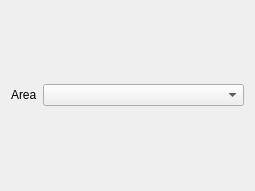
<?xml version="1.0" encoding="UTF-8"?>
<ui version="4.0">
 <class>FFXNemesis</class>
 <widget class="QMainWindow" name="FFXNemesis">
  <property name="geometry">
   <rect>
    <x>0</x>
    <y>0</y>
    <width>255</width>
    <height>191</height>
   </rect>
  </property>
  <property name="windowTitle">
   <string>FFXNemesis</string>
  </property>
  <widget class="QWidget" name="centralWidget">
   <layout class="QVBoxLayout" name="verticalLayout">
    <item>
     <layout class="QHBoxLayout" name="horizontalLayout">
      <item>
       <widget class="QLabel" name="areaLabel">
        <property name="text">
         <string>Area</string>
        </property>
       </widget>
      </item>
      <item>
       <widget class="QComboBox" name="areaComboBox">
        <property name="sizePolicy">
         <sizepolicy hsizetype="Expanding" vsizetype="Fixed">
          <horstretch>0</horstretch>
          <verstretch>0</verstretch>
         </sizepolicy>
        </property>
       </widget>
      </item>
     </layout>
    </item>
   </layout>
  </widget>
 </widget>
 <layoutdefault spacing="6" margin="11"/>
 <resources/>
 <connections/>
</ui>
